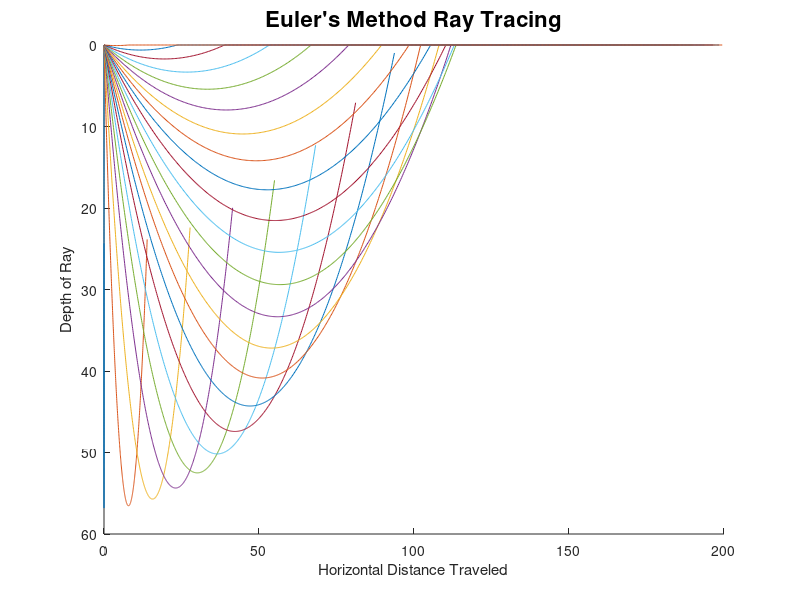
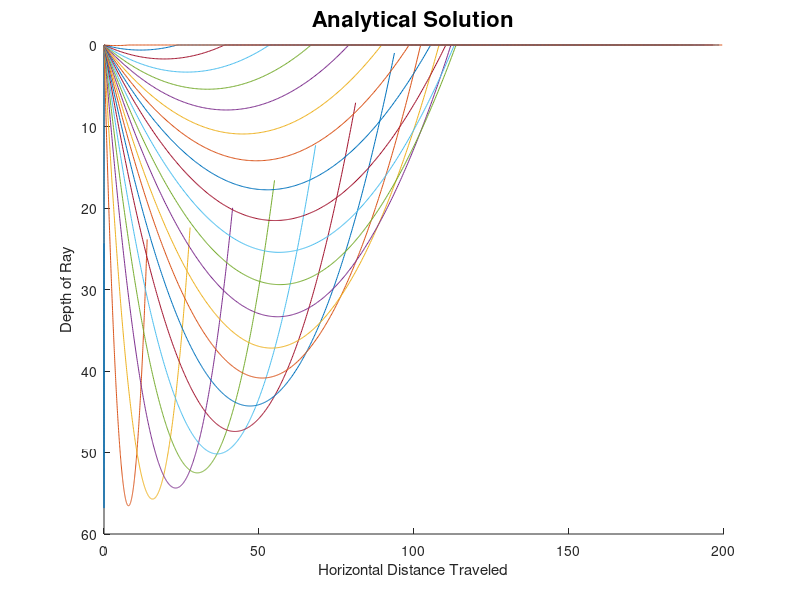
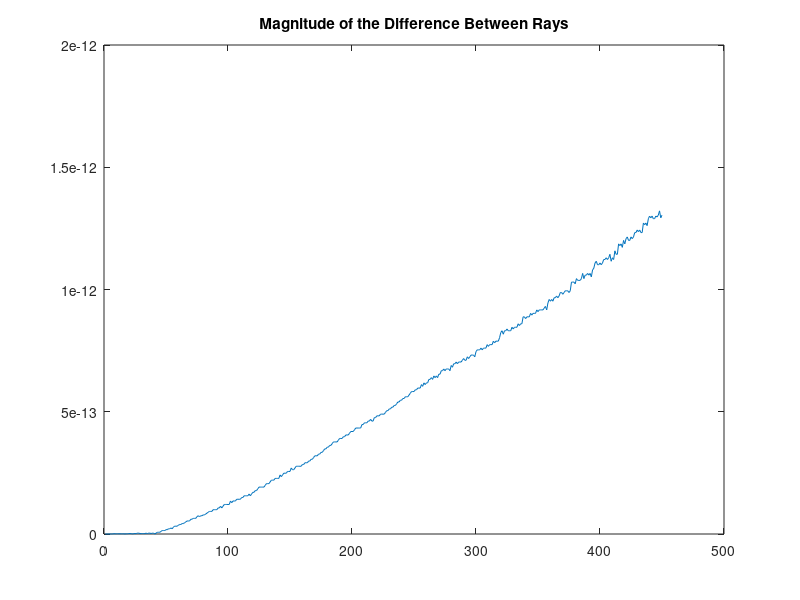

The MATLAB source for these figures, in order:
%%%%%% Euler Method and Analytical Solution Ray Tracing %%%%%%

clear
close all

%%%%%%%% Create Velocity and Slowness Models %%%%%%%%

v0 = 0.5;
vf = 5;
dv = .01; 
nv = floor((vf - v0)/dv);

s0_2 = 1/v0^2;
sf_2 = 1/vf^2;

gradSlo2 = (sf_2 - s0_2) / nv;

% slo2 = [1:nv];
% 
% for is=1:nv
%     slo2(is) = s0_2 + is*gradSlo2; 
% end
% 
% slo = sqrt(slo2); 

nx = nv; 
nz = nv;
vals = [1:nv];

%%%%%%%% Structs for Evaluating the Difference Between Solutions %%%%%%%%
allPosVec = struct('x_Pos',vals,'z_Pos',vals);
allPltVec = struct('x_Plt',vals,'z_Plt',vals);
            
%%%%%%%% Euler's Method Implementation %%%%%%%%%

t0 = 0;
tf = 200; 
nt = nv; 
dt = (tf - t0)/nt;

xPos0 = 0; 
zPos0 = 0; 

gVx = 0;
gVz = gradSlo2; 

xPos = vals;
zPos = vals;
xDir = vals;
zDir = vals;
tVec = vals;

hold on

xPos(1) = xPos0;
zPos(1) = zPos0;

a0 = 0;
af = 90;
da = 4; 
na = floor((af - a0)/da);

for a=1:na+1
    alpha = a0 + (a-1)*da;
    xDir0 = sind(alpha); 
    zDir0 = cosd(alpha); 
    xDir(1) = xDir0; 
    zDir(1) = zDir0; 
    
    for ix=1:nx-1
        xPos(ix+1) = xPos(ix) + xDir(ix)*dt + gVx * dt*dt * 0.5;
        xDir(ix+1) = xDir(ix) + gVx * dt;                          %% since gVx is constant only need gVx not 2*gVx/2 
   
        zPos(ix+1) = zPos(ix) + zDir(ix)*dt + gVz * dt*dt * 0.5;
        zDir(ix+1) = zDir(ix) + gVz * dt; 
       
        if zPos(ix+1) < 0
            zPos(ix+1) = 0; 
        end
       
    end
    allPosVec(a).x_Pos = xPos; 
    allPosVec(a).z_Pos = zPos; 
    
    plot(xPos,zPos)
    
end
title('Euler''s Method Ray Tracing','fontsize',16)
ylabel('Depth of Ray')
xlabel('Horizontal Distance Traveled')
%axis([0,120,0,50])
axis ij
hold off

%%%%%%%%%%% Analytical Solution %%%%%%%%%%%%%%
figure 

for it=1:nt               % fill tVec with times
    tVec(it) = t0 + (it-1) * dt;
end

xPlt = [1:nx];
zPlt = [1:nz];

hold on 
for a=1:na+1
    alpha = a0 + (a-1)*da;
    xDir0 = sind(alpha); 
    zDir0 = cosd(alpha); 
    
    for it=1:nt
        t = tVec(it);
        xPos = xPos0 + xDir0*t + gVx * t*t * 0.5;
        zPos = zPos0 + zDir0*t + gVz * t*t * 0.5;
        
        if zPos < 0
            zPos = 0;
        end
        
        xPlt(it) = xPos; 
        zPlt(it) = zPos; 
    end
    
    allPltVec(a).x_Plt = xPlt; 
    allPltVec(a).z_Plt = zPlt; 
    
    plot(xPlt,zPlt)
end

title('Analytical Solution','fontsize',16)
ylabel('Depth of Ray')
xlabel('Horizontal Distance Traveled')
axis ij
hold off

diffX = struct('difference',[1:nv]); 
diffZ = struct('difference',[1:nv]); 
magDiff = struct('magDif',[1:nv]);

for ia=1:na
    diffX(ia).difference = allPosVec(ia).x_Pos - allPltVec(ia).x_Plt; 
    diffZ(ia).difference = allPosVec(ia).z_Pos - allPltVec(ia).z_Plt; 
    magDiff(ia).magDif = sqrt((diffX(ia).difference).^2 + (diffZ(ia).difference).^2);
end

figure 
plot(magDiff(1).magDif)
title('Magnitude of the Difference Between Rays')

